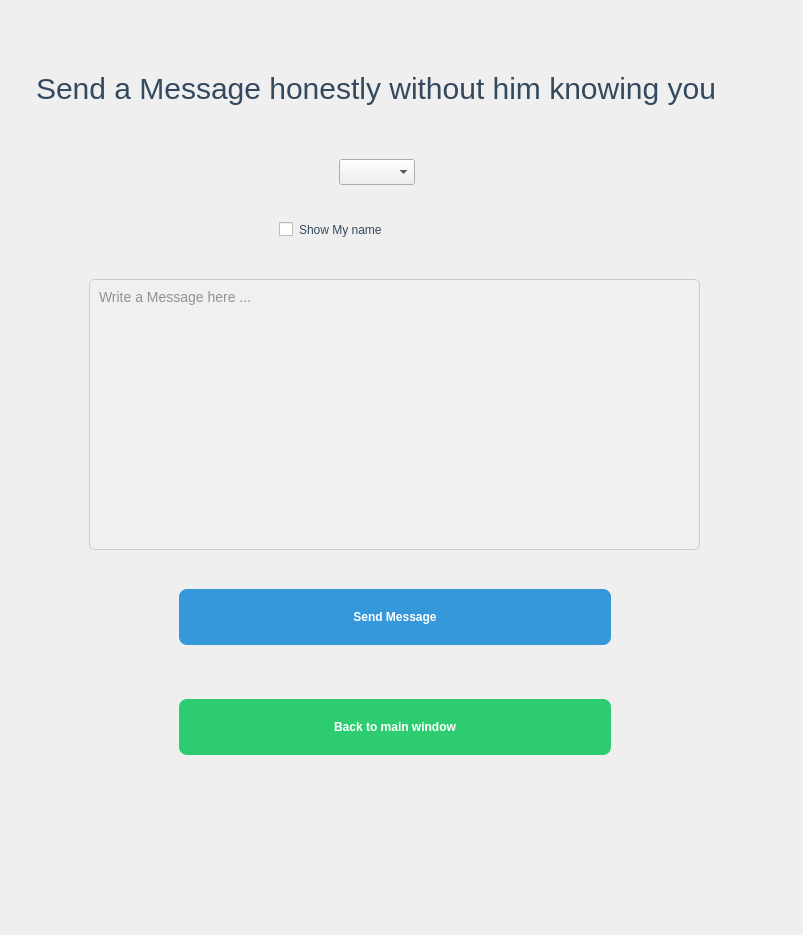
<?xml version="1.0" encoding="UTF-8"?>
<ui version="4.0">
 <class>sendMessage</class>
 <widget class="QDialog" name="sendMessage">
  <property name="geometry">
   <rect>
    <x>0</x>
    <y>0</y>
    <width>803</width>
    <height>935</height>
   </rect>
  </property>
  <property name="windowTitle">
   <string>Dialog</string>
  </property>
  <widget class="QWidget" name="widget" native="true">
   <property name="geometry">
    <rect>
     <x>-11</x>
     <y>-11</y>
     <width>881</width>
     <height>951</height>
    </rect>
   </property>
   <property name="styleSheet">
    <string notr="true">QWidget {
    background: qlineargradient(
        x1: 0, y1: 0,
        x2: 1, y2: 1,
        stop: 0 #d5f5e3,
        stop: 1 #d6eaf8
    );
    margin: 0; 
    padding: 0;
}
</string>
   </property>
   <widget class="QLabel" name="label">
    <property name="geometry">
     <rect>
      <x>40</x>
      <y>-40</y>
      <width>751</width>
      <height>201</height>
     </rect>
    </property>
    <property name="styleSheet">
     <string notr="true">QLabel {
	font: 36pt &quot;Sylfaen&quot;;
    color: #34495e;
    border-radius: 10px;
    padding-top: 48px;
    margin-top:30px;
    font-size: 30px;
   
}
</string>
    </property>
    <property name="text">
     <string>Send a Message honestly without him knowing you</string>
    </property>
   </widget>
   <widget class="QTextEdit" name="add_message">
    <property name="enabled">
     <bool>true</bool>
    </property>
    <property name="geometry">
     <rect>
      <x>100</x>
      <y>290</y>
      <width>611</width>
      <height>271</height>
     </rect>
    </property>
    <property name="styleSheet">
     <string notr="true">
QTextEdit {
    min-width: 500px;
    max-width: 700px;
    heigth:350px;
    background-color: #f0f0f0;
    border: 1px solid #ccc;
    border-radius: 5px;
    padding: 5px;
    font-size: 14px;
    color: #333;
}

QLineEdit::placeholder {
    color: #888;
}
</string>
    </property>
    <property name="placeholderText">
     <string>Write a Message here ...</string>
    </property>
   </widget>
   <widget class="QPushButton" name="send_message">
    <property name="geometry">
     <rect>
      <x>190</x>
      <y>600</y>
      <width>432</width>
      <height>156</height>
     </rect>
    </property>
    <property name="styleSheet">
     <string notr="true">QPushButton {
    background-color: #3498db;
    color: white;
    border-radius: 8px;
    padding: 8px 16px;
    font-weight: bold;
    margin-bottom:100px;
	font: 18pt &quot;NSimSun&quot;;
    min-width: 400px;
    min-height: 40px;
    
}

QPushButton:hover {
    background-color: #2980b9;
}

QPushButton:pressed {
    background-color: #1c5980;
}
</string>
    </property>
    <property name="text">
     <string>Send Message</string>
    </property>
   </widget>
   <widget class="QPushButton" name="back">
    <property name="geometry">
     <rect>
      <x>190</x>
      <y>710</y>
      <width>432</width>
      <height>156</height>
     </rect>
    </property>
    <property name="styleSheet">
     <string notr="true">QPushButton {
    background-color: #2ecc71;
    color: white;
    border-radius: 8px;
    padding: 8px 16px;
    font-weight: bold;
    margin-bottom:100px;
	font: 18pt &quot;NSimSun&quot;;
    min-width: 400px;
    min-height: 40px;
    
}

QPushButton:hover {
    background-color: #27ae60;
}

QPushButton:pressed {
    background-color: #1e8449;
}</string>
    </property>
    <property name="text">
     <string>Back to main window</string>
    </property>
   </widget>
   <widget class="QComboBox" name="comboBox">
    <property name="geometry">
     <rect>
      <x>350</x>
      <y>170</y>
      <width>76</width>
      <height>26</height>
     </rect>
    </property>
    <property name="cursor">
     <cursorShape>ArrowCursor</cursorShape>
    </property>
    <property name="layoutDirection">
     <enum>Qt::LayoutDirection::LeftToRight</enum>
    </property>
    <property name="editable">
     <bool>false</bool>
    </property>
   </widget>
   <widget class="QCheckBox" name="checkBox">
    <property name="geometry">
     <rect>
      <x>290</x>
      <y>220</y>
      <width>231</width>
      <height>41</height>
     </rect>
    </property>
    <property name="styleSheet">
     <string notr="true">
	font: 18pt &quot;Sylfaen&quot;;
    color: #34495e;

</string>
    </property>
    <property name="text">
     <string>Show My name</string>
    </property>
   </widget>
  </widget>
 </widget>
 <resources/>
 <connections/>
</ui>
